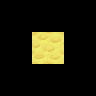

Rendered tile map (Tiled .tmx) drawn with the repository's tilesets; below, a short description and the map source with its tile grids summarised:
An orthogonal 3x3 tile map with 32x32 px tiles, 6 tile layers (Regions, Input_set, Output0_Sand, Output1_Sand, ...), 2 tilesets.

<map version="1.0" orientation="orthogonal" width="3" height="3" tilewidth="32" tileheight="32">
 <tileset firstgid="1" name="ruleset" tilewidth="32" tileheight="32">
  <image source="ruleset.png" trans="ff00ff" width="256" height="64" />
 </tileset>
 <tileset firstgid="17" name="sand" tilewidth="32" tileheight="32">
  <image source="../tiles/sand.png" width="96" height="192" />
 </tileset>
 <layer name="Regions" width="3" height="3">
  <data>[9 cells, 1 non-empty, 1 distinct tile ids]</data>
 </layer>
 <layer name="Input_set" width="3" height="3">
  <data>[9 cells, 1 non-empty, 1 distinct tile ids]</data>
 </layer>
 <layer name="Output0_Sand" width="3" height="3">
  <data>[9 cells, 1 non-empty, 1 distinct tile ids]</data>
 </layer>
 <layer name="Output1_Sand" width="3" height="3">
  <data>[9 cells, 1 non-empty, 1 distinct tile ids]</data>
 </layer>
 <layer name="Output2_Sand" width="3" height="3">
  <data>[9 cells, 1 non-empty, 1 distinct tile ids]</data>
 </layer>
 <layer name="Output3_Sand" width="3" height="3">
  <data>[9 cells, 1 non-empty, 1 distinct tile ids]</data>
 </layer>
</map>
